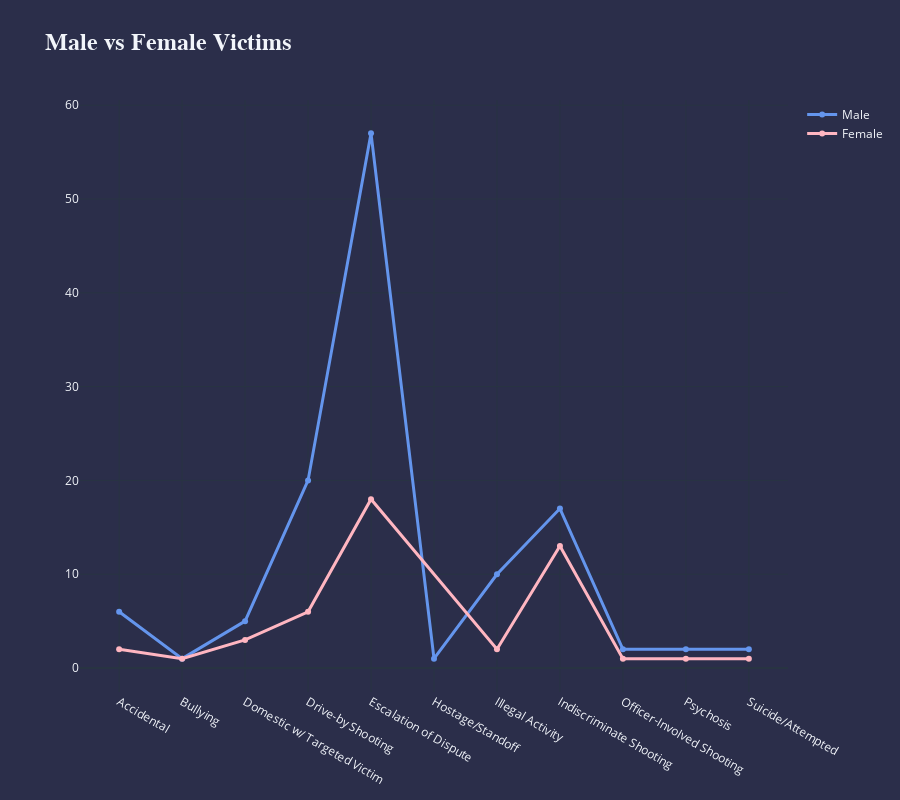

Source (notebook cell):
### Code cell
genders = ['Male', 'Female']
_ = [ dfv[dfv.gender == g].groupby('situation')['incident_id'].count().reset_index() for g in genders]

x = 0
fig = go.Figure()


for g in genders:
    if (x == 0):
        fig.add_trace(go.Scatter(x = _[x]['situation'],
                                 y = _[x]['incident_id'],
                                 line = dict(color = 'cornflowerblue',
                                             width = 3,
                                             dash = 'solid'),
                                 name = g,
                                ))
        
    else:
         fig.add_trace(go.Scatter(x = _[x]['situation'],
                                 y = _[x]['incident_id'],
                                 line = dict(color = 'lightpink',
                                             width = 3,
                                             dash = 'solid'),
                                 name = g))
            
    x += 1

title = format_title('Male vs Female Victims',
                     
                    )

fig.update_layout(title=title,
                  titlefont={'size': 24,
                             'family': 'Proxima Nova',
                            },
                  template='plotly_dark',
                  paper_bgcolor='#2B2E4A',
                  plot_bgcolor='#2B2E4A',
                  height = 800
                 )

fig.show()

### Figure 1 — Plotly figure (JSON) as saved in the notebook; plotly's stock layout.template omitted (floating-point values rounded to 4 significant figures)
{"data": [{"line": {"color": "cornflowerblue", "dash": "solid", "width": 3}, "name": "Male", "type": "scatter", "x": ["Accidental", "Bullying", "Domestic w/ Targeted Victim", "Drive-by Shooting", "Escalation of Dispute", "Hostage/Standoff", "Illegal Activity", "Indiscriminate Shooting", "Officer-Involved Shooting", "Psychosis", "Suicide/Attempted"], "y": [6, 1, 5, 20, 57, 1, 10, 17, 2, 2, 2]}, {"line": {"color": "lightpink", "dash": "solid", "width": 3}, "name": "Female", "type": "scatter", "x": ["Accidental", "Bullying", "Domestic w/ Targeted Victim", "Drive-by Shooting", "Escalation of Dispute", "Illegal Activity", "Indiscriminate Shooting", "Officer-Involved Shooting", "Psychosis", "Suicide/Attempted"], "y": [2, 1, 3, 6, 18, 2, 13, 1, 1, 1]}], "layout": {"height": 800, "paper_bgcolor": "#2B2E4A", "plot_bgcolor": "#2B2E4A", "title": {"font": {"family": "Proxima Nova", "size": 24}, "text": "<b>Male vs Female Victims</b>"}}}
